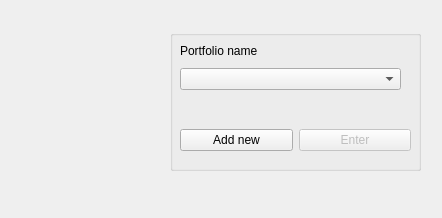
<?xml version="1.0" encoding="UTF-8"?>
<ui version="4.0">
 <class>ProfileWdg</class>
 <widget class="QWidget" name="ProfileWdg">
  <property name="geometry">
   <rect>
    <x>0</x>
    <y>0</y>
    <width>442</width>
    <height>218</height>
   </rect>
  </property>
  <property name="windowTitle">
   <string>Profile Info</string>
  </property>
  <property name="windowIcon">
   <iconset>
    <normaloff>:/icons/icons/user.ico</normaloff>:/icons/icons/user.ico</iconset>
  </property>
  <widget class="QLabel" name="label">
   <property name="geometry">
    <rect>
     <x>30</x>
     <y>30</y>
     <width>141</width>
     <height>141</height>
    </rect>
   </property>
   <property name="text">
    <string/>
   </property>
   <property name="pixmap">
    <pixmap resource="resources.qrc">:/icons/icons/man.ico</pixmap>
   </property>
  </widget>
  <widget class="QGroupBox" name="groupBox">
   <property name="geometry">
    <rect>
     <x>170</x>
     <y>30</y>
     <width>251</width>
     <height>141</height>
    </rect>
   </property>
   <property name="title">
    <string/>
   </property>
   <widget class="QWidget" name="">
    <property name="geometry">
     <rect>
      <x>10</x>
      <y>10</y>
      <width>221</width>
      <height>50</height>
     </rect>
    </property>
    <layout class="QVBoxLayout" name="verticalLayout">
     <item>
      <widget class="QLabel" name="label_2">
       <property name="text">
        <string>Portfolio name</string>
       </property>
      </widget>
     </item>
     <item>
      <widget class="QComboBox" name="portfolio_names_box"/>
     </item>
    </layout>
   </widget>
   <widget class="QWidget" name="">
    <property name="geometry">
     <rect>
      <x>10</x>
      <y>90</y>
      <width>231</width>
      <height>41</height>
     </rect>
    </property>
    <layout class="QHBoxLayout" name="horizontalLayout">
     <item>
      <widget class="QPushButton" name="new_btn">
       <property name="text">
        <string>Add new</string>
       </property>
      </widget>
     </item>
     <item>
      <widget class="QPushButton" name="enter_btn">
       <property name="enabled">
        <bool>false</bool>
       </property>
       <property name="text">
        <string>Enter</string>
       </property>
      </widget>
     </item>
    </layout>
   </widget>
  </widget>
 </widget>
 <resources>
  <include location="resources.qrc"/>
 </resources>
 <connections/>
</ui>
